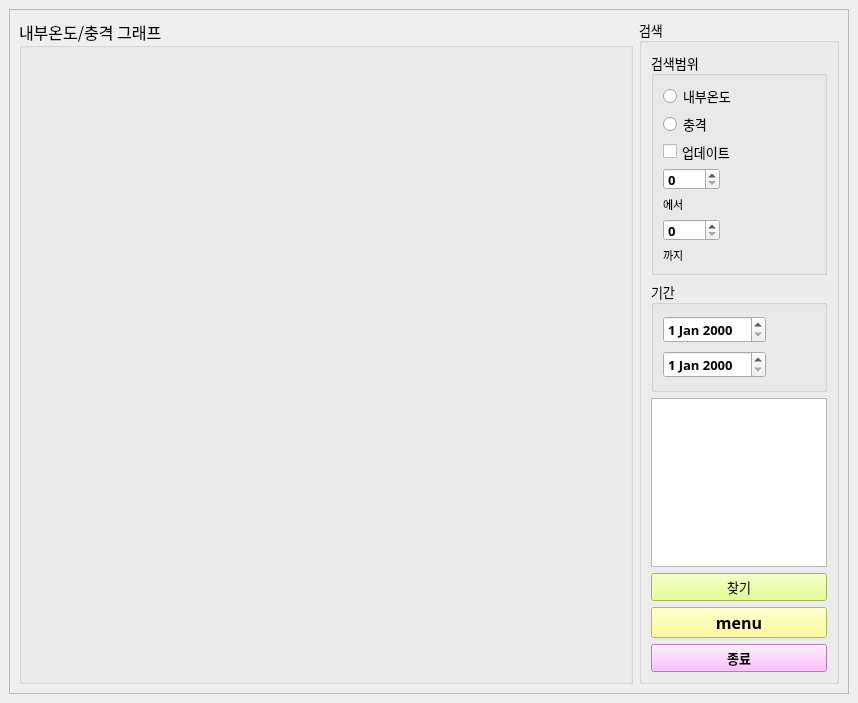
<?xml version="1.0" encoding="UTF-8"?>
<ui version="4.0">
 <class>MainWindow</class>
 <widget class="QMainWindow" name="MainWindow">
  <property name="geometry">
   <rect>
    <x>0</x>
    <y>0</y>
    <width>858</width>
    <height>703</height>
   </rect>
  </property>
  <property name="windowTitle">
   <string>MainWindow</string>
  </property>
  <widget class="QWidget" name="centralwidget">
   <layout class="QGridLayout" name="gridLayout">
    <item row="0" column="0">
     <widget class="QFrame" name="frame_2">
      <property name="sizePolicy">
       <sizepolicy hsizetype="Expanding" vsizetype="Expanding">
        <horstretch>0</horstretch>
        <verstretch>0</verstretch>
       </sizepolicy>
      </property>
      <property name="frameShape">
       <enum>QFrame::StyledPanel</enum>
      </property>
      <property name="frameShadow">
       <enum>QFrame::Sunken</enum>
      </property>
      <property name="lineWidth">
       <number>5</number>
      </property>
      <layout class="QHBoxLayout" name="horizontalLayout">
       <item>
        <widget class="QGroupBox" name="groupBox_3">
         <property name="sizePolicy">
          <sizepolicy hsizetype="Expanding" vsizetype="Expanding">
           <horstretch>0</horstretch>
           <verstretch>0</verstretch>
          </sizepolicy>
         </property>
         <property name="minimumSize">
          <size>
           <width>100</width>
           <height>100</height>
          </size>
         </property>
         <property name="font">
          <font>
           <family>굴림체</family>
           <pointsize>12</pointsize>
          </font>
         </property>
         <property name="title">
          <string>내부온도/충격 그래프</string>
         </property>
         <layout class="QVBoxLayout" name="verticalLayout">
          <item>
           <layout class="QVBoxLayout" name="LayoutTempGH">
            <property name="bottomMargin">
             <number>0</number>
            </property>
           </layout>
          </item>
          <item>
           <widget class="QFrame" name="TempGraphFrame">
            <property name="sizePolicy">
             <sizepolicy hsizetype="Expanding" vsizetype="Ignored">
              <horstretch>0</horstretch>
              <verstretch>0</verstretch>
             </sizepolicy>
            </property>
            <property name="minimumSize">
             <size>
              <width>1000</width>
              <height>200</height>
             </size>
            </property>
            <property name="font">
             <font>
              <family>HY견고딕</family>
              <pointsize>8</pointsize>
             </font>
            </property>
            <property name="styleSheet">
             <string notr="true">margin</string>
            </property>
            <property name="frameShape">
             <enum>QFrame::NoFrame</enum>
            </property>
            <property name="frameShadow">
             <enum>QFrame::Raised</enum>
            </property>
           </widget>
          </item>
         </layout>
        </widget>
       </item>
       <item>
        <widget class="QGroupBox" name="groupBox">
         <property name="sizePolicy">
          <sizepolicy hsizetype="Fixed" vsizetype="Expanding">
           <horstretch>0</horstretch>
           <verstretch>0</verstretch>
          </sizepolicy>
         </property>
         <property name="maximumSize">
          <size>
           <width>200</width>
           <height>16777215</height>
          </size>
         </property>
         <property name="font">
          <font>
           <family>굴림체</family>
           <pointsize>10</pointsize>
          </font>
         </property>
         <property name="title">
          <string>검색</string>
         </property>
         <layout class="QVBoxLayout" name="verticalLayout_2">
          <item>
           <widget class="QGroupBox" name="groupBox_7">
            <property name="sizePolicy">
             <sizepolicy hsizetype="Expanding" vsizetype="Fixed">
              <horstretch>0</horstretch>
              <verstretch>0</verstretch>
             </sizepolicy>
            </property>
            <property name="minimumSize">
             <size>
              <width>150</width>
              <height>150</height>
             </size>
            </property>
            <property name="font">
             <font>
              <family>굴림체</family>
              <pointsize>10</pointsize>
             </font>
            </property>
            <property name="title">
             <string>검색범위</string>
            </property>
            <layout class="QVBoxLayout" name="verticalLayout_4">
             <item>
              <widget class="QRadioButton" name="chkTemp">
               <property name="text">
                <string>내부온도</string>
               </property>
              </widget>
             </item>
             <item>
              <widget class="QRadioButton" name="chkVibr">
               <property name="text">
                <string>충격</string>
               </property>
              </widget>
             </item>
             <item>
              <widget class="QCheckBox" name="chkUpdated">
               <property name="text">
                <string>업데이트</string>
               </property>
              </widget>
             </item>
             <item>
              <widget class="QSpinBox" name="TdateFromBox">
               <property name="sizePolicy">
                <sizepolicy hsizetype="Fixed" vsizetype="Fixed">
                 <horstretch>0</horstretch>
                 <verstretch>0</verstretch>
                </sizepolicy>
               </property>
               <property name="font">
                <font>
                 <family>Agency FB</family>
                 <pointsize>10</pointsize>
                 <weight>75</weight>
                 <bold>true</bold>
                </font>
               </property>
               <property name="maximum">
                <number>3000</number>
               </property>
              </widget>
             </item>
             <item>
              <widget class="QLabel" name="label">
               <property name="sizePolicy">
                <sizepolicy hsizetype="Fixed" vsizetype="Fixed">
                 <horstretch>0</horstretch>
                 <verstretch>0</verstretch>
                </sizepolicy>
               </property>
               <property name="font">
                <font>
                 <family>굴림체</family>
                 <pointsize>8</pointsize>
                </font>
               </property>
               <property name="text">
                <string>에서</string>
               </property>
              </widget>
             </item>
             <item>
              <widget class="QSpinBox" name="TdateToBox">
               <property name="sizePolicy">
                <sizepolicy hsizetype="Fixed" vsizetype="Fixed">
                 <horstretch>0</horstretch>
                 <verstretch>0</verstretch>
                </sizepolicy>
               </property>
               <property name="font">
                <font>
                 <family>Agency FB</family>
                 <pointsize>10</pointsize>
                 <weight>75</weight>
                 <bold>true</bold>
                </font>
               </property>
               <property name="maximum">
                <number>4000</number>
               </property>
               <property name="displayIntegerBase">
                <number>10</number>
               </property>
              </widget>
             </item>
             <item>
              <widget class="QLabel" name="label_2">
               <property name="sizePolicy">
                <sizepolicy hsizetype="Fixed" vsizetype="Fixed">
                 <horstretch>0</horstretch>
                 <verstretch>0</verstretch>
                </sizepolicy>
               </property>
               <property name="font">
                <font>
                 <family>굴림체</family>
                 <pointsize>8</pointsize>
                </font>
               </property>
               <property name="text">
                <string>까지</string>
               </property>
              </widget>
             </item>
            </layout>
           </widget>
          </item>
          <item>
           <widget class="QGroupBox" name="groupBox_2">
            <property name="sizePolicy">
             <sizepolicy hsizetype="Expanding" vsizetype="Minimum">
              <horstretch>0</horstretch>
              <verstretch>0</verstretch>
             </sizepolicy>
            </property>
            <property name="minimumSize">
             <size>
              <width>150</width>
              <height>111</height>
             </size>
            </property>
            <property name="font">
             <font>
              <family>굴림체</family>
              <pointsize>10</pointsize>
             </font>
            </property>
            <property name="title">
             <string>기간</string>
            </property>
            <layout class="QVBoxLayout" name="verticalLayout_3">
             <item>
              <widget class="QDateEdit" name="TdateFrom">
               <property name="sizePolicy">
                <sizepolicy hsizetype="Fixed" vsizetype="Fixed">
                 <horstretch>0</horstretch>
                 <verstretch>0</verstretch>
                </sizepolicy>
               </property>
               <property name="font">
                <font>
                 <family>Agency FB</family>
                 <pointsize>10</pointsize>
                 <weight>75</weight>
                 <bold>true</bold>
                </font>
               </property>
              </widget>
             </item>
             <item>
              <widget class="QDateEdit" name="TdateTo">
               <property name="sizePolicy">
                <sizepolicy hsizetype="Fixed" vsizetype="Fixed">
                 <horstretch>0</horstretch>
                 <verstretch>0</verstretch>
                </sizepolicy>
               </property>
               <property name="font">
                <font>
                 <family>Agency FB</family>
                 <pointsize>10</pointsize>
                 <weight>75</weight>
                 <bold>true</bold>
                </font>
               </property>
              </widget>
             </item>
            </layout>
           </widget>
          </item>
          <item>
           <widget class="QListWidget" name="TemplistWidget">
            <property name="sizePolicy">
             <sizepolicy hsizetype="Expanding" vsizetype="Expanding">
              <horstretch>0</horstretch>
              <verstretch>0</verstretch>
             </sizepolicy>
            </property>
            <property name="minimumSize">
             <size>
              <width>0</width>
              <height>0</height>
             </size>
            </property>
            <property name="font">
             <font>
              <pointsize>8</pointsize>
             </font>
            </property>
           </widget>
          </item>
          <item>
           <widget class="QPushButton" name="btTempInAct">
            <property name="enabled">
             <bool>true</bool>
            </property>
            <property name="sizePolicy">
             <sizepolicy hsizetype="Expanding" vsizetype="Fixed">
              <horstretch>0</horstretch>
              <verstretch>0</verstretch>
             </sizepolicy>
            </property>
            <property name="font">
             <font>
              <family>굴림체</family>
              <pointsize>10</pointsize>
             </font>
            </property>
            <property name="styleSheet">
             <string notr="true">background-color: rgb(223, 255, 116);</string>
            </property>
            <property name="text">
             <string>찾기</string>
            </property>
           </widget>
          </item>
          <item>
           <widget class="QPushButton" name="btObjectInput">
            <property name="sizePolicy">
             <sizepolicy hsizetype="Expanding" vsizetype="Fixed">
              <horstretch>0</horstretch>
              <verstretch>0</verstretch>
             </sizepolicy>
            </property>
            <property name="font">
             <font>
              <family>Agency FB</family>
              <pointsize>12</pointsize>
              <weight>75</weight>
              <bold>true</bold>
             </font>
            </property>
            <property name="styleSheet">
             <string notr="true">
background-color: rgb(255, 255, 127);</string>
            </property>
            <property name="text">
             <string>menu</string>
            </property>
           </widget>
          </item>
          <item>
           <widget class="QPushButton" name="btEndClose">
            <property name="sizePolicy">
             <sizepolicy hsizetype="Expanding" vsizetype="Fixed">
              <horstretch>0</horstretch>
              <verstretch>0</verstretch>
             </sizepolicy>
            </property>
            <property name="font">
             <font>
              <family>Agency FB</family>
              <weight>75</weight>
              <bold>true</bold>
             </font>
            </property>
            <property name="styleSheet">
             <string notr="true">background-color: rgb(255, 170, 255);</string>
            </property>
            <property name="text">
             <string>종료</string>
            </property>
           </widget>
          </item>
         </layout>
        </widget>
       </item>
      </layout>
     </widget>
    </item>
   </layout>
  </widget>
 </widget>
 <resources/>
 <connections/>
</ui>
